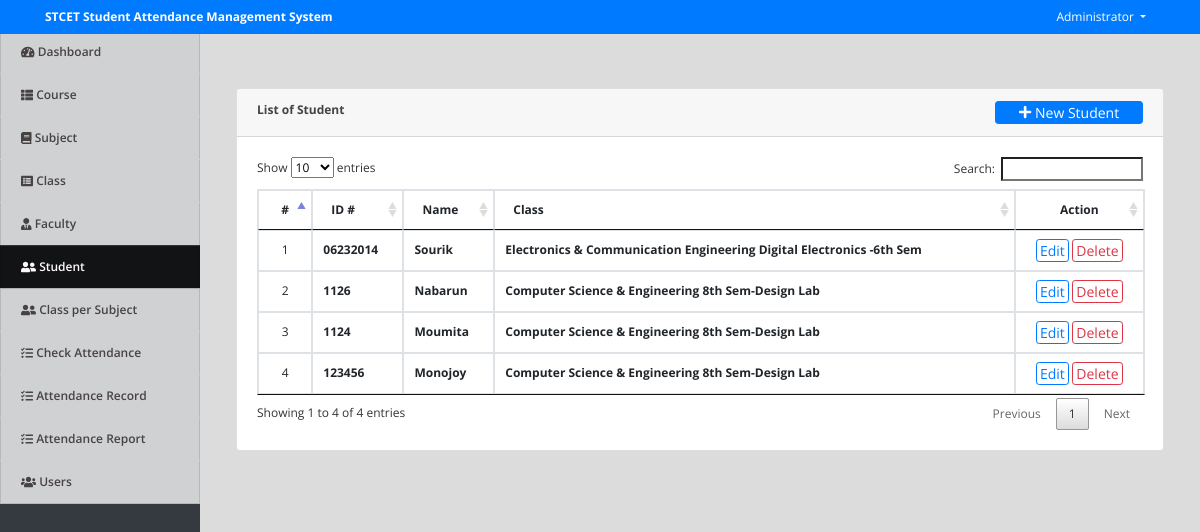
The app's page /index.php?page=students (signed in) with its own data.
### tables this page shows
CREATE TABLE `students` (
  `id` int(30) NOT NULL,
  `id_no` varchar(50) NOT NULL,
  `class_id` int(30) NOT NULL,
  `name` text NOT NULL,
  `date_created` datetime NOT NULL DEFAULT current_timestamp()
);

### students.php (the view, shortened to what this page needs)
<?php include('db_connect.php');?>
<div class="container-fluid">
	<div class="col-lg-12">
		<div class="row">
			<div class="col-md-12">
				<div class="card">
					<div class="card-header">
						<b>List of Student</b>
						<span class="float:right"><a class="btn btn-primary btn-block btn-sm col-sm-2 float-right" href="javascript:void(0)" id="new_student">
					<i class="fa fa-plus"></i> New Student
				</a></span>
					</div>
					<div class="card-body">
						<table class="table table-condensed table-bordered table-hover">
							<thead>
								<tr>
									<th class="text-center">#</th>
									<th class="">ID #</th>
									<th class="">Name</th>
									<th class="">Class</th>
									<th class="text-center">Action</th>
								</tr>
							</thead>
							<tbody>
								<?php
								$i = 1;
								$student = $conn->query("SELECT s.*,concat(co.course,' ',c.level,'-',c.section) as `class` FROM students s inner join `class` c on c.id = s.class_id inner join courses co on co.id = c.course_id order by s.name desc ");
								while($row=$student->fetch_assoc()):
								?>
								<tr>
									<td class="text-center"><?php echo $i++ ?></td>
									<td>
										<p> <b><?php echo $row['id_no'] ?></b></p>
									</td>
									<td>
										<p> <b><?php echo ucwords($row['name']) ?></b></p>
									</td>
									<td class="">
										 <p> <b><?php echo $row['class'] ?></b></p>
									</td>
									<td class="text-center">
										<button class="btn btn-sm btn-outline-primary edit_student" type="button" data-id="<?php echo $row['id'] ?>" >Edit</button>
										<button class="btn btn-sm btn-outline-danger delete_student" type="button" data-id="<?php echo $row['id'] ?>">Delete</button>
									</td>
								</tr>
								<?php endwhile; ?>
							</tbody>
						</table>
					</div>
				</div>
			</div>
		</div>
	</div>
</div>

### index.php (shortened to what this page needs)
<!DOCTYPE html>
<html lang="en">
<head>
<?php
 include('./header.php');
 ?>
</head>
<body>
	<?php include 'topbar.php' ?>
	<?php include 'navbar.php' ?>
  <main id="view-panel" >
      <?php $page = isset($_GET['page']) ? $_GET['page'] :'home'; ?>
  	<?php include $page.'.php' ?>
  </main>
</body>
</html>

### header.php (shortened to what this page needs)
  <link rel="stylesheet" href="assets/font-awesome/css/all.min.css">
<link href="assets/vendor/bootstrap/css/bootstrap.min.css" rel="stylesheet">
<link href="assets/vendor/icofont/icofont.min.css" rel="stylesheet">
<link href="assets/vendor/boxicons/css/boxicons.min.css" rel="stylesheet">
<link href="assets/vendor/venobox/venobox.css" rel="stylesheet">
<link href="assets/vendor/animate.css/animate.min.css" rel="stylesheet">
<link href="assets/vendor/remixicon/remixicon.css" rel="stylesheet">
<link href="assets/vendor/owl.carousel/assets/owl.carousel.min.css" rel="stylesheet">
<link href="assets/vendor/bootstrap-datepicker/css/bootstrap-datepicker.min.css" rel="stylesheet">
<link href="assets/DataTables/datatables.min.css" rel="stylesheet">
<link href="assets/css/jquery.datetimepicker.min.css" rel="stylesheet">
<link href="assets/css/select2.min.css" rel="stylesheet">
<link href="assets/css/style.css" rel="stylesheet">
<link type="text/css" rel="stylesheet" href="assets/css/jquery-te-1.4.0.css">

### topbar.php (shortened to what this page needs)
<nav class="navbar navbar-light fixed-top bg-primary" style="padding:0">
  <div class="container-fluid mt-2 mb-2">
  	<div class="col-lg-12">
      <div class="col-md-4 float-left text-white">
        <large><b><?php echo isset($_SESSION['system']['name']) ? $_SESSION['system']['name'] : '' ?></b></large>
      </div>
	  	<div class="float-right">
        <div class=" dropdown mr-4">
            <a href="#" class="text-white dropdown-toggle"  id="account_settings" data-toggle="dropdown" aria-haspopup="true" aria-expanded="false"><?php echo $_SESSION['login_name'] ?> </a>
        </div>
      </div>
  </div>
</nav>

### navbar.php (shortened to what this page needs)
<nav id="sidebar" class='mx-lt-5 bg-dark' >
		<div class="sidebar-list">
				<a href="index.php?page=home" class="nav-item nav-home"><span class='icon-field'><i class="fa fa-tachometer-alt "></i></span> Dashboard</a>
				<?php if($_SESSION['login_faculty_id'] <= 0): ?>
				<a href="index.php?page=courses" class="nav-item nav-courses"><span class='icon-field'><i class="fa fa-th-list "></i></span> Course</a>
				<a href="index.php?page=subjects" class="nav-item nav-subjects"><span class='icon-field'><i class="fa fa-book "></i></span> Subject</a>
				<a href="index.php?page=class" class="nav-item nav-class"><span class='icon-field'><i class="fa fa-list-alt "></i></span> Class</a>
				<a href="index.php?page=faculty" class="nav-item nav-faculty"><span class='icon-field'><i class="fa fa-user-tie "></i></span> Faculty</a>
				<a href="index.php?page=students" class="nav-item nav-students"><span class='icon-field'><i class="fa fa-user-friends "></i></span> Student</a>
				<a href="index.php?page=class_subject" class="nav-item nav-class_subject"><span class='icon-field'><i class="fa fa-user-friends "></i></span> Class per Subject</a>
				<?php endif; ?>
				<a href="index.php?page=check_attendance" class="nav-item nav-check_attendance"><span class='icon-field'><i class="fa fa-tasks "></i></span> Check Attendance</a>
				<a href="index.php?page=attendance_record" class="nav-item nav-attendance_record"><span class='icon-field'><i class="fa fa-tasks "></i></span> Attendance Record</a>
				<a href="index.php?page=attendance_report" class="nav-item nav-attendance_report"><span class='icon-field'><i class="fa fa-tasks "></i></span> Attendance Report</a>
				<?php if($_SESSION['login_type'] == 1): ?>
				<a href="index.php?page=users" class="nav-item nav-users"><span class='icon-field'><i class="fa fa-users "></i></span> Users</a>
			<?php endif; ?>
		</div>
</nav>

### assets/css/style.css (style rules this page uses)
body { font-family: "Open Sans", sans-serif; color: #444444; width: 100%; height: calc(100%); font-size: 12px; }
a { color: #1977cc; }
nav#sidebar { height: calc(100%); position: fixed; z-index: 99; left: 0; width: 200px; font-size: 12px; top: 2.5em; }
a.nav-item { position: relative; display: block; padding: .75rem 1.25rem; margin-bottom: -1px; border: 1px solid rgba(0,0,0,.125); background-color: #ffffffc4; color: #484343; font-weight: 600; }
a.nav-item:hover, .nav-item.active { background-color: #000000ad; color: #fffafa; }
main#view-panel { margin-left: 200px; width:calc(100% - 200px); margin-top: 2.8em; padding: .5em }
.btn-sm { padding: .0001rem .2rem; }

### index.php (style rules this page uses)
body { background: #80808045; }

### students.php (style rules this page uses)
td { vertical-align: middle !important; }
td p { margin: unset }

### records on screen
students: id_no "06232014", name "Sourik", class "Electronics & Communication Engineering Digital Electronics -6th Sem"
students: id_no "1126", name "Nabarun", class "Computer Science & Engineering 8th Sem-Design Lab"
students: id_no "1124", name "Moumita", class "Computer Science & Engineering 8th Sem-Design Lab"
students: id_no "123456", name "Monojoy", class "Computer Science & Engineering 8th Sem-Design Lab"

### other values on screen
$_SESSION['system']['name'] "STCET Student Attendance Management System"
$_SESSION['login_name'] "Administrator"
